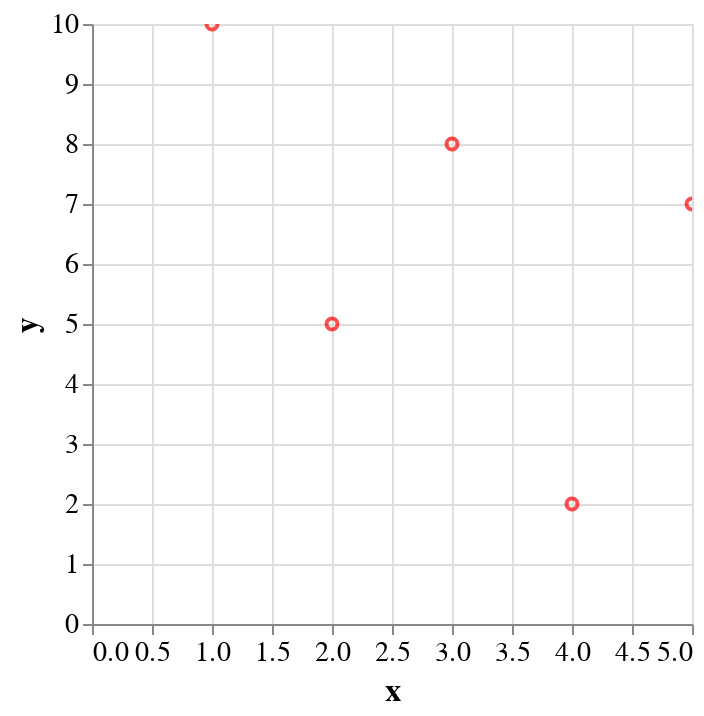

Notebook code cell kept with this figure:
### Code cell
# Создаем DataFrame с данными
data = pd.DataFrame({'x': [1, 2, 3, 4, 5], 'y': [10, 5, 8, 2, 7]})

# Создаем объект Chart и указываем данные
chart = alt.Chart(data)

# Описываем тип графика (точечный) и кодируем данные
chart.mark_point().encode(
    x='x',
    y='y'
).configure_mark(
    color='red',  # Изменяем цвет точек
    size=100  # Изменяем размер точек
).configure_axis(
    labelFontSize=14,  # Изменяем размер шрифта на осях
    titleFontSize=16  # Изменяем размер шрифта заголовка
).interactive()

### Figure 1 — Vega-Lite specification as saved in the notebook (floating-point values rounded to 4 significant figures)
{"config": {"view": {"continuousWidth": 300, "continuousHeight": 300}, "axis": {"labelFontSize": 14, "titleFontSize": 16}, "mark": {"color": "red", "size": 100}}, "data": {"name": "data-c1a8d720aecccb07edf11ddbd1f6d488"}, "mark": {"type": "point"}, "encoding": {"x": {"field": "x", "type": "quantitative"}, "y": {"field": "y", "type": "quantitative"}}, "params": [{"name": "param_19", "select": {"type": "interval", "encodings": ["x", "y"]}, "bind": "scales"}], "$schema": "https://vega.github.io/schema/vega-lite/v5.17.0.json", "datasets": {"data-c1a8d720aecccb07edf11ddbd1f6d488": [{"x": 1, "y": 10}, {"x": 2, "y": 5}, {"x": 3, "y": 8}, {"x": 4, "y": 2}, {"x": 5, "y": 7}]}}
